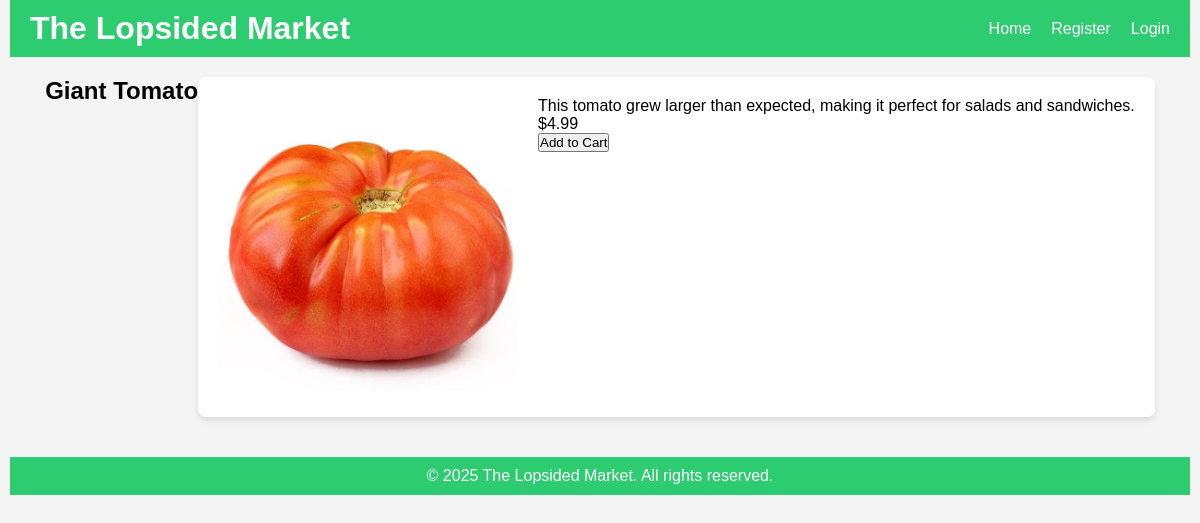
The app's page /product/4 with its own data.
### models.py (models this page shows)
class Product(db.Model):
    id = db.Column(db.Integer, primary_key=True)  # Unique ID for each product
    name = db.Column(db.String(150), nullable=False)  # Name of the product
    description = db.Column(db.String(300))  # Optional product description
    price = db.Column(db.Float, nullable=False)  # Price of the product
    image_url = db.Column(db.String(150), nullable=False)  # URL for product image

### app.py (the view)
@app.route('/product/<int:product_id>')
def product_page(product_id):
    product = Product.query.get_or_404(product_id)  # Get product by ID from the database
    return render_template('product_page.html', product=product)  # Render product details page

### templates/product_page.html (shortened to what this page needs)
<!DOCTYPE html>
<html lang="en">
<head>
    <link rel="stylesheet" href="{{ url_for('static', filename='styles.css') }}">
</head>
<body>
    <header class="header">
        <div class="logo">
            <h1>The Lopsided Market</h1>
        </div>
        <nav class="nav">
            <ul>
                <li><a href="{{ url_for('home') }}">Home</a></li>
                <li><a href="{{ url_for('register') }}">Register</a></li>
                <li><a href="{{ url_for('login') }}">Login</a></li>
            </ul>
        </nav>
    </header>
    <main class="product-detail-container">
        <h2>{{ product.name }}</h2>
        <div class="product-detail-card">
            <img src="{{ url_for('static', filename='images/' + product.image_url) }}" alt="{{ product.name }}" class="product-detail-image">
            <div class="product-detail-info">
                <p>{{ product.description }}</p>
                <p class="price">${{ product.price }}</p>
                <form action="{{ url_for('add_to_cart', product_id=product.id) }}" method="POST">
                    <button type="submit" class="btn">Add to Cart</button>
                </form>
            </div>
        </div>
    </main>
    <footer class="footer">
        <p>&copy; 2025 The Lopsided Market. All rights reserved.</p>
    </footer>
</body>
</html>

### static/styles.css (style rules this page uses)
* { margin: 0; padding: 0; box-sizing: border-box; }
body { font-family: Arial, sans-serif; background-color: #f4f4f4; padding: 0 10px; }
.header { background-color: #2ecc71; padding: 10px 20px; color: white; display: flex; justify-content: space-between; align-items: center; }
nav ul { list-style-type: none; padding: 0; display: flex; justify-content: center; }
nav ul li { margin-left: 20px; }
nav ul li a { text-decoration: none; color: white; font-size: 16px; }
footer { background-color: #333; color: white; text-align: center; padding: 10px; }
.product-detail-container { padding: 20px; display: flex; justify-content: center; }
.product-detail-card { background-color: white; padding: 20px; display: flex; justify-content: center; gap: 20px; box-shadow: 0 4px 6px rgba(0, 0, 0, 0.1); border-radius: 8px; }
.product-detail-image { width: 300px; height: 300px; object-fit: cover; border-radius: 8px; }
.footer { text-align: center; padding: 10px; background-color: #2ecc71; color: white; margin-top: 20px; }

### records on screen
Product: name "Giant Tomato", image_url (picture), description "This tomato grew larger than expected, making it perfect for salads and sandwiches.", price "4.99"
